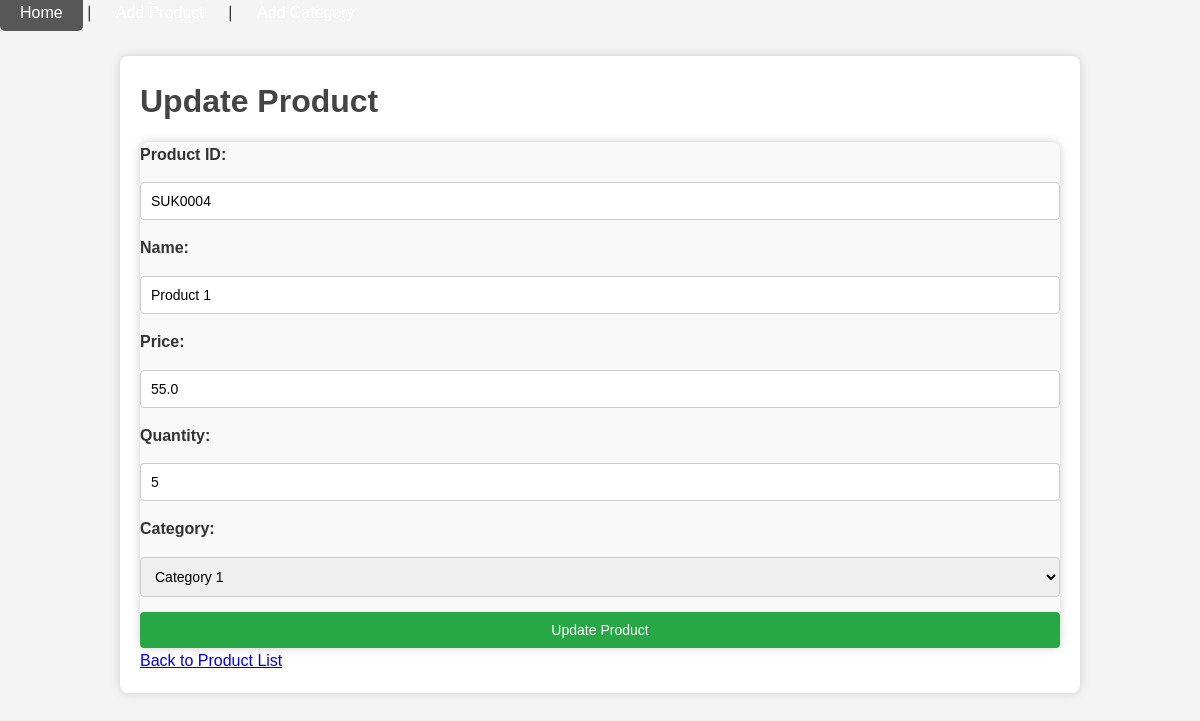
/update_product/SUK0004, run on the app's committed database.
### models/db.py (models this page shows, shortened)
class Product(db.Model):
    __tablename__ = 'products'
    product_id = db.Column(db.String(50), primary_key=True)  # Use product_id as PK
    name = db.Column(db.String(100), nullable=False)
    price = db.Column(db.Float, nullable=False)
    quantity = db.Column(db.Integer, nullable=False)
    category_id = db.Column(db.Integer, db.ForeignKey('categories.id'), nullable=False)

class Category(db.Model):
    __tablename__ = 'categories'
    id = db.Column(db.Integer, primary_key=True)
    name = db.Column(db.String(50), unique=True, nullable=False)
    description = db.Column(db.String(200), nullable=True)
    products = db.relationship('Product', backref='category', lazy=True)

### main.py (the view, shortened to what this page needs)
@app.route('/update_product/<string:product_id>', methods=['GET', 'POST'])
def update_product(product_id):
    product = Product.query.get_or_404(product_id)
    categories = Category.query.all()
    return render_template('update_product.html', product=product, categories=categories)

### templates/update_product.html (shortened to what this page needs)
{% extends "base.html" %}
{% block content %}
<h1>Update Product</h1>
<form method="POST" action="{{ url_for('update_product', product_id=product.product_id) }}">
    <label>Product ID:</label>
    <input type="text" name="product_id" value="{{ product.product_id }}" readonly required>
    <label>Name:</label>
    <input type="text" name="name" value="{{ product.name }}" required>
    <label>Price:</label>
    <input type="number" name="price" step="0.01" value="{{ product.price }}" required>
    <label>Quantity:</label>
    <input type="number" name="quantity" value="{{ product.quantity }}" required>
    <label>Category:</label>
    <select name="category" required>
        {% for category in categories %}
        <option value="{{ category.id }}" {% if category.id == product.category_id %} selected {% endif %}>
            {{ category.name }}
        </option>
        {% endfor %}
    </select>
    <button type="submit" class="btn btn-success">Update Product</button>
</form>
<a href="{{ url_for('index') }}" class="btn btn-secondary mt-3">Back to Product List</a>
{% endblock %}

### static/styles.css (style rules this page uses)
* { box-sizing: border-box; margin: 0; padding: 0; font-family: Arial, sans-serif; }
body { background-color: #f4f4f4; color: #333; line-height: 1.6; margin: 0; padding: 0; }
h1, h2, h3 { margin-bottom: 15px; color: #444; }
form { display: flex; flex-direction: column; gap: 15px; background: #f9f9f9; border-radius: 8px; box-shadow: 0 0 8px #ccc; }
form label { font-weight: bold; }
form input, form select, form button { padding: 10px; font-size: 14px; border: 1px solid #ccc; border-radius: 4px; }
form button { background: #28a745; color: #fff; border: none; cursor: pointer; transition: background 0.3s; }

### data on the page
Product: product_id "SUK0004", name "Product 1", price "55.0", quantity "5", category "Category 1"
